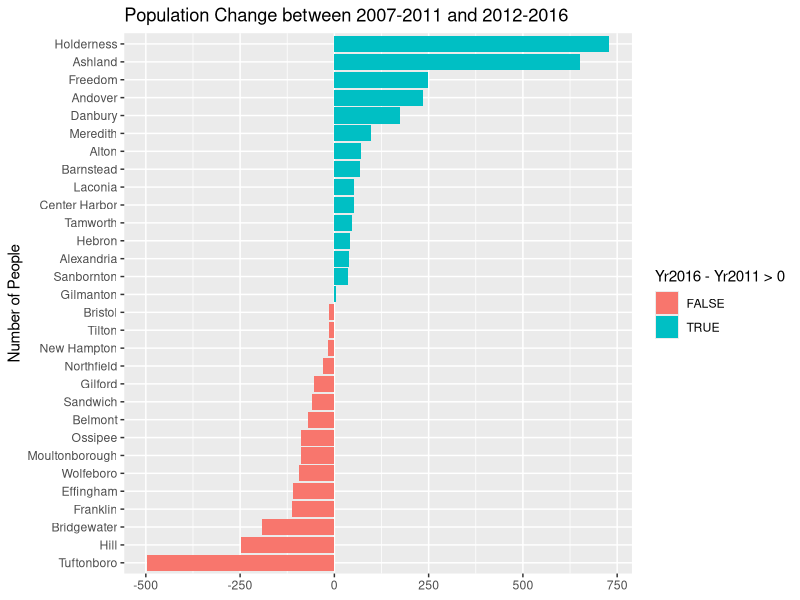

Generate this figure with R:
## ---- chunk 1
# Set the global option
knitr::opts_chunk$set(message = F, warning = F, collapse = T, echo = T, results = 'markup')
## ---- chunk 2
# Import data
data <- read.csv("data/census2.csv")

str(data)

summary(data)
levels(data$Town)
## ---- chunk 3
# Load packages
library(ggplot2)
library(dplyr)
library(tidyr)
data %>%
  filter(!Town %in% c("United States", "New Hampshire")) %>%
  select(Town, popTotal, Year) %>%
  mutate(Year = paste0("Yr",Year)) %>%
  spread(Year, popTotal) %>%
  ggplot(aes(reorder(x = Town, Yr2016-Yr2011), y = Yr2016-Yr2011, fill = Yr2016-Yr2011 > 0)) +
  geom_col() +
  coord_flip() +
  labs(title = "Population Change between 2007-2011 and 2012-2016",
       x = "Number of People",
       y = NULL)
